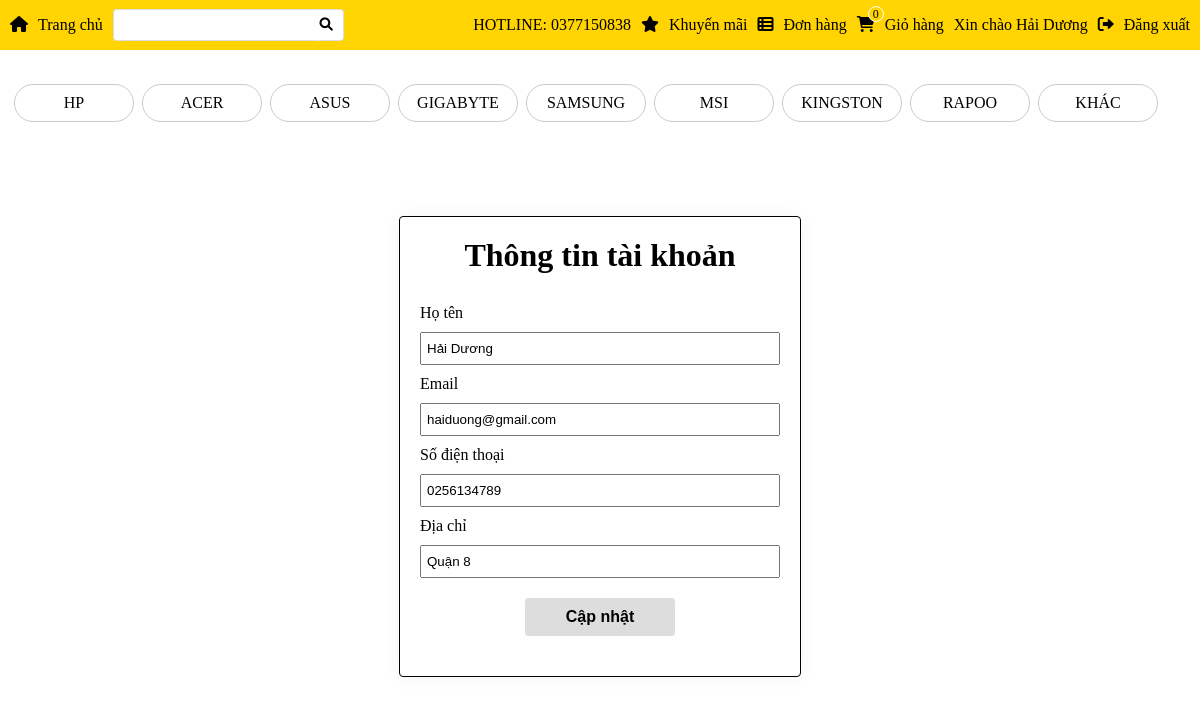
Before: /webbanmaytinh/src/page/index.php?action=chinhsuathongtin (signed in) with the older database file.
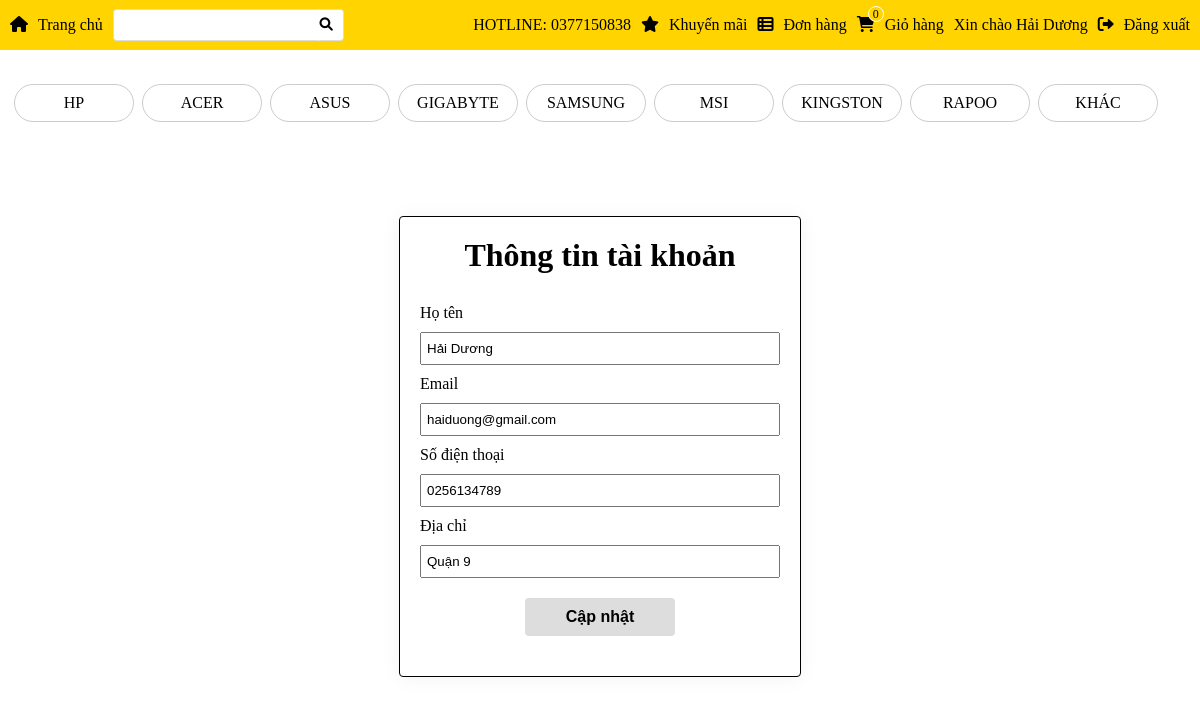
After: the same page with the newer database file.
### tables this page shows
CREATE TABLE IF NOT EXISTS `taikhoan` (
  `userName` varchar(50) NOT NULL,
  `password` varchar(50) NOT NULL,
  `hoTen` varchar(50) NOT NULL,
  `email` varchar(50) NOT NULL,
  `sdt` varchar(15) NOT NULL,
  `diachi` varchar(250) NOT NULL,
  `maCV` varchar(50) NOT NULL,
  `maKM` varchar(50) DEFAULT NULL,
  PRIMARY KEY (`userName`),
  UNIQUE KEY `hoTen` (`hoTen`),
  KEY `PK_TK_CV` (`maCV`)
);

### webbanmaytinh/src/page/modules/quanlythongtin/hienthi.php (the view, shortened to what the changed rows need)
<form class="form" action="./index.php?action=chinhsuathongtin" method="POST" enctype="multipart/form-data">
    <div class="form-main">
        <div class="form-title">
            <h1>Thông tin tài khoản</h1>
        </div>
        <div class="form-content">
            <?php
            if (isset($_SESSION['dangnhap'])) {
                $username = $_SESSION['dangnhap'];
                $sql = "SELECT hoTen,email,sdt,diachi from taikhoan where userName='$username'";
                $result = mysqli_query($conn, $sql);
                while ($row = mysqli_fetch_array($result)) { ?>
                    <label class="label">Họ tên</label>
                    <input class="text" type="text" name="name" value="<?php $us = isset($name) ? $name : $row['hoTen'];
                                                                        echo $us ?>">
                    <label class="label">Email</label>
                    <input class="text" type="text" name="email" value="<?php $em = isset($email) ? $email : $row['email'];
                                                                        echo $em ?>">
                    <label class="label">Số điện thoại</label>
                    <input class="text" type="text" name="sdt" value="<?php $dt = isset($sdt) ? $sdt : $row['sdt'];
                                                                        echo $dt ?>">
                    <label class="label">Địa chỉ</label>
                    <input class="text" type="text" name="diachi" value="<?php $dc = isset($diachi) ? $diachi : $row['diachi'];
                                                                            echo $dc ?>">
                    <input class="submit--update" type="submit" name="sua" value="Cập nhật">
            <?php }
            }
            ?>
        </div>
    </div>
</form>

### webbanmaytinh/src/page/modules/menu.php (shortened to what the changed rows need)
<div class="menu">
    <div class="menu-content-right">
        <ul class="menu-list">
            <li class="menu-item"><a>HOTLINE: 0377150838</a></li>
            <li class="menu-item"><a class="menu-link" href="./index.php?action=khuyenmai"><i class="menu-icon fa-solid fa-star"></i>Khuyến mãi</a></li>
            <li class="menu-item"><a class="menu-link" href="./index.php?action=xemdonhang"><i class="menu-icon fa-solid fa-table-list"></i>Đơn hàng</a></li>
            <li class="menu-item" style="position:relative"><a class="menu-link" href="./index.php?action=xemgiohang"><i class="menu-icon fa-solid fa-cart-shopping"></i>Giỏ hàng</a>
                <div style="position: absolute;right: 60px;top: 6px;z-index: 2;width: 14px;height: 14px;text-align: center;border-radius: 50%;background-color: #ffd400;border: #fff solid 1px;font-size: 12px;">
                    ?></div>
            </li>
            <?php
            include './../db/connect.php';
            if (isset($_SESSION['dangnhap'])) {
                $username = $_SESSION['dangnhap'];
                $sql = "SELECT hoTen from taikhoan where userName like '$username'";
                $result = mysqli_query($conn, $sql);
                $row = mysqli_fetch_array($result);
            ?>
                <li class="menu-item info">Xin chào <?php echo $row['hoTen'] ?>
                </li>
                <li class="menu-item"><a class="menu-link" href="./modules/quanlythongtin/dangxuat?action=dangxuat"><i class="menu-icon fa-solid fa-right-from-bracket"></i>Đăng xuất </a></li>
            <?php
            } else { ?>
                <li class="menu-item"><a class="menu-link" href="./index.php?action=register"><i class="menu-icon fa-solid fa-pen-to-square"></i>Đăng ký</a></li>
                <li class="menu-item"><a class="menu-link" href="./index.php?action=login"><i class="menu-icon fa-solid fa-user"></i>Đăng nhập</a></li>
            <?php
            }
            ?>
        </ul>
    </div>
</div>

Changed rows visible on the page:
changed taikhoan "Hải Dương": diachi "Quận 8" → "Quận 9"
